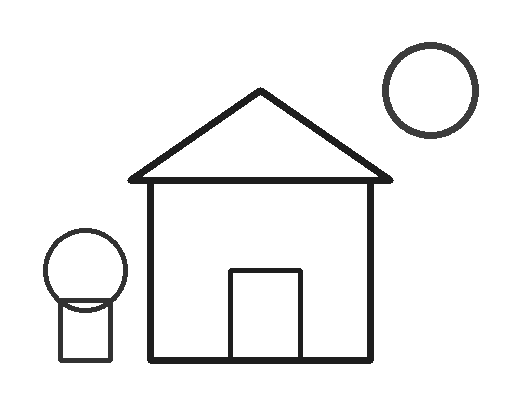
#> input picture examples/sample.png, 520 x 400 px; its folder holds only this picture in this run
$ python -i inkquill.py   (imports and definitions only)
#> lines starting #> are read from the running program, lines starting #| are printed output that depends on the picture; after the words box and inside, x2 and y2 are one past the last pixel; in counts of white or black regions, pixels touching at a corner belong together
#!/usr/bin/env python3
# -*- coding: utf-8 -*-
"""
inkquill.py —— 图片转黑白线稿图（输入 / 输出格式一致）

把 PNG / JPG / JPEG / BMP / WEBP / TIF / TIFF 等常见位图，转成「白底黑线」的
黑白线稿图（位图，保持原格式）。适合做激光切割底图、手绘线稿、简笔画、
印章 / 剪影、漫画线稿、上色底稿等。

四种模式：
  lineart  手绘线稿   —— XDoG 提取线条，白底黑线，最像手绘/描线
  edge     轮廓描线   —— Canny 边缘，勾勒物体边界
  binary   黑白二值   —— 阈值二值化（Otsu / 手动 / 自适应），印章·剪影·漫画感
  gray     灰度       —— 直接转灰度（保留明暗层次）

两种输出色彩：
  纯黑白    最终结果只含黑、白两色（干净的纯线条）
  灰度      保留浅灰过渡（更柔和，像铅笔稿）

用法：
  图形界面：  python inkquill.py
  命令行：    python inkquill.py 图片.png                      # 生成 图片_lineart.png
              python inkquill.py 图片.png -o 线稿.png --mode edge
              python inkquill.py 图片文件夹/ -o 输出目录/       # 批量
              python inkquill.py "*.jpg" --mode binary --invert
              python inkquill.py 扫描件.jpg --mode binary --adaptive

依赖：pip install opencv-python numpy pillow
版本：1.1
"""

from __future__ import annotations

import argparse
import glob
import os
import sys
import time
from concurrent.futures import ProcessPoolExecutor, ThreadPoolExecutor
from dataclasses import dataclass, replace

import numpy as np

# Windows 控制台默认编码是 cp1252 / GBK，直接打印中文会抛 UnicodeEncodeError。
# 这里把标准输出 / 错误流统一改成 UTF-8，保证跨平台（尤其是 GitHub Actions 的 Windows）稳定。
# [5 lines not run here, left out]

try:
    import cv2
except ImportError:  # pragma: no cover
    sys.stderr.write("缺少依赖 opencv-python，请先运行：pip install opencv-python numpy pillow\n")
    raise

try:
    from PIL import Image, ImageOps, ImageTk
except ImportError:  # pragma: no cover
    sys.stderr.write("缺少依赖 pillow，请先运行：pip install opencv-python numpy pillow\n")
    raise


__version__ = "1.1"

SUPPORTED = (".png", ".jpg", ".jpeg", ".jfif", ".bmp", ".webp", ".tif", ".tiff")

MODES = {
    "lineart": "手绘线稿 (XDoG)",
    "edge": "轮廓描线 (Canny)",
    "binary": "黑白二值",
    "gray": "灰度",
}
COLOR_MODES = {
    "binary": "纯黑白",
    "gray": "灰度",
}

# 一键预设：名称 → 参数覆盖（None 表示手动/自定义）
PRESETS = {
    "自定义": None,
    "照片线稿": dict(mode="lineart", color="gray", detail=0.75, dilate=0, blur=0, simplify=12, contrast=1.12),
    "清爽描边": dict(mode="lineart", color="binary", detail=0.7, dilate=0, blur=1, simplify=20),
    "印章剪影": dict(mode="binary", color="binary", auto_thresh=True, adaptive=False, simplify=25, invert=False),
    "扫描文档": dict(mode="binary", color="binary", adaptive=True, simplify=30, invert=False),
    "铅笔素描": dict(mode="lineart", color="gray", detail=0.6, blur=1, simplify=14, contrast=1.2),
}

K3 = np.ones((3, 3), np.uint8)


# ======================================================================
# 参数
# ======================================================================
@dataclass
class Params:
    mode: str = "lineart"           # lineart / edge / binary / gray
    color: str = "binary"           # binary(纯黑白) / gray(灰度)
    detail: float = 0.7             # 细节丰富度 0~1（lineart）
    dilate: int = 0                 # 线条加粗半径 0~3
    blur: int = 0                   # 预柔化去高频噪点 0~5（0/1=关闭）
    simplify: int = 15              # 去噪：剔除小于该面积的碎点（像素面积）
    thresh: int = 128               # 手动阈值（binary，auto=off 且 adaptive=off）
    auto_thresh: bool = True        # binary 用 Otsu 自动阈值
    adaptive: bool = False          # binary 用自适应阈值（光照不均 / 扫描件）
    canny_low: int = 40             # edge 低阈值
    canny_high: int = 120           # edge 高阈值
    contrast: float = 1.0           # 对比度增强 0.5~2.0（gray / lineart 灰度输出）
    invert: bool = False            # 黑白反转（黑底图）
    trim: bool = False              # 自动裁掉四周白边
    margin: int = 0                 # 裁白边后额外留白像素
    max_size: int = 2400            # 处理分辨率最长边上限，0=不限


# ======================================================================
# 图像读写（Pillow 负责 I/O：兼容中文路径、EXIF、多格式）
# ======================================================================
def pil_to_rgb(im: Image.Image) -> np.ndarray:
    """任意 PIL 图像 → RGB ndarray（透明区按白底合成）。"""
    if im.mode in ("RGBA", "LA") or (im.mode == "P" and "transparency" in im.info):
        im = im.convert("RGBA")
        bg = Image.new("RGB", im.size, (255, 255, 255))
        bg.paste(im, mask=im.split()[-1])
        im = bg
    else:
        im = im.convert("RGB")
    return np.array(im)


def load_rgb(path: str) -> np.ndarray:
    """读取图片为 RGB ndarray，自动按 EXIF 校正方向。"""
    im = Image.open(path)
    im = ImageOps.exif_transpose(im)
    return pil_to_rgb(im)


def save_image(arr: np.ndarray, path: str) -> None:
    """保存结果，按目标扩展名选择编码（保持与输入一致）。"""
    ext = os.path.splitext(path)[1].lower()
    im = Image.fromarray(arr)
    if ext in (".jpg", ".jpeg", ".jfif"):
        im.convert("RGB").save(path, quality=95, subsampling=0)
    elif ext == ".png":
        im.save(path)
    elif ext == ".webp":
        im.save(path, quality=95, method=6)
    elif ext in (".tif", ".tiff"):
        im.save(path, compression="tiff_lzw")
    else:
        im.save(path)


# ======================================================================
# 核心算法
# ======================================================================
def to_gray(rgb: np.ndarray) -> np.ndarray:
    return cv2.cvtColor(rgb, cv2.COLOR_RGB2GRAY)


def _presmooth(gray: np.ndarray, blur: int) -> np.ndarray:
    if blur and blur > 1:
        return cv2.GaussianBlur(gray, (0, 0), (blur - 1) * 0.8)
    return gray


# [6 lines left out: function _enhance, not called in this run]


def xdog_lineart(gray: np.ndarray, detail: float = 0.7, blur: int = 0) -> np.ndarray:
    """XDoG（扩展高斯差分）线稿，返回白底黑线灰度图（背景 255，线条偏黑）。"""
    g = _presmooth(gray, blur).astype(np.float32) / 255.0
    detail = float(np.clip(detail, 0.0, 1.0))

    sigma = 0.75 + 0.9 * (1.0 - detail)
    k = 1.6
    gamma = 0.98
    g1 = cv2.GaussianBlur(g, (0, 0), sigma)
    g2 = cv2.GaussianBlur(g, (0, 0), sigma * k)
    dog = g1 - gamma * g2

    # 按幅度归一化，使阈值与图像整体对比度无关（避免整图全白/全黑）
    scale = float(np.percentile(np.abs(dog), 98)) + 1e-8
    d = dog / scale

    eps = -0.03
    p = 6.0 + 16.0 * detail
    res = np.where(d >= eps, 1.0, 1.0 + np.tanh(p * (d - eps)))
    return (np.clip(res, 0.0, 1.0) * 255.0).astype(np.uint8)


# [18 lines left out: functions edge_lineart, binary_image, not called in this run]


def clean_binary(whitebg: np.ndarray, thresh: int = 180, min_area: int = 0, close_k: int = 3) -> np.ndarray:
    """白底黑线图整理成干净纯黑白：阈值提纯 → 闭运算补缝 → 剔除碎点。"""
    lin = (whitebg < thresh).astype(np.uint8)
    if close_k and close_k > 1:
        lin = cv2.morphologyEx(lin, cv2.MORPH_CLOSE, np.ones((close_k, close_k), np.uint8))
    if min_area and min_area > 0:
        n, lab, stats, _ = cv2.connectedComponentsWithStats(lin, 8)
        if n > 1:
            keep = np.zeros_like(lin)
            for i in range(1, n):
                if stats[i, cv2.CC_STAT_AREA] >= min_area:
                    keep[lab == i] = 1
            lin = keep
    return np.where(lin > 0, 0, 255).astype(np.uint8)


def _dilate_lines(img: np.ndarray, iters: int) -> np.ndarray:
    if iters <= 0:
        return img
    dark = cv2.dilate(255 - img, K3, iterations=int(iters))
    return (255 - dark).astype(np.uint8)


# [12 lines left out: function trim_white, not called in this run]


def _to_bw(img: np.ndarray) -> np.ndarray:
    return np.where(img < 128, 0, 255).astype(np.uint8)


# ======================================================================
# 单张处理
# ======================================================================
def process_rgb(rgb: np.ndarray, p: Params) -> np.ndarray:
    """对 RGB 数组跑完整流程，返回结果数组（灰度或纯黑白）。"""
    gray = to_gray(rgb)
    h, w = gray.shape[:2]

    scale = 1.0
    if p.max_size and max(h, w) > p.max_size:
        scale = p.max_size / float(max(h, w))
        gray = cv2.resize(gray, (max(1, round(w * scale)), max(1, round(h * scale))),
                          interpolation=cv2.INTER_AREA)

    if p.mode == "lineart":
        res = xdog_lineart(gray, p.detail, p.blur)
        if p.color == "binary":
            res = clean_binary(res, thresh=180, min_area=p.simplify, close_k=3)
        else:
            res = _enhance(res, p.contrast)
        res = _dilate_lines(res, p.dilate)

    elif p.mode == "edge":
        res = edge_lineart(gray, p.canny_low, p.canny_high, p.blur)
        if p.color == "binary":
            res = clean_binary(res, thresh=128, min_area=p.simplify, close_k=0)
        res = _dilate_lines(res, p.dilate)

    elif p.mode == "binary":
        res = binary_image(gray, p.thresh, p.auto_thresh, p.blur, p.adaptive)
        if p.simplify > 0:
            res = clean_binary(res, thresh=128, min_area=p.simplify, close_k=0)

    else:  # gray
        res = _enhance(gray, p.contrast)
        if p.color == "binary":
            res = clean_binary(res, thresh=128, min_area=p.simplify, close_k=0)

    if p.invert:
        res = 255 - res

    if p.color == "binary":
        res = _to_bw(res)

    if scale != 1.0:
        interp = cv2.INTER_NEAREST if p.color == "binary" else cv2.INTER_LINEAR
        res = cv2.resize(res, (w, h), interpolation=interp)

    if p.trim:
        res = trim_white(res, margin=p.margin)

    return res


def output_path_for(src: str, out, is_batch: bool, suffix: str = "_lineart") -> str:
    stem, ext = os.path.splitext(os.path.basename(src))
    if out is None:
        return os.path.join(os.path.dirname(src), stem + suffix + ext)
    if not is_batch and os.path.splitext(out)[1]:
        return out
    os.makedirs(out, exist_ok=True)
    return os.path.join(out, stem + suffix + ext)


def convert_file(src: str, dst: str, p: Params, force: bool = True) -> str:
    try:
        if os.path.exists(dst) and not force:
            return "skip"
        rgb = load_rgb(src)
        res = process_rgb(rgb, p)
        if res is None or res.size == 0:
            return "empty"
        save_image(res, dst)
        return "ok"
    except Exception as e:  # noqa
        return "error: %s" % e


def gather_inputs(items) -> list:
    files = []
    for it in items:
        if os.path.isdir(it):
            for name in sorted(os.listdir(it)):
                fp = os.path.join(it, name)
                if os.path.isfile(fp) and name.lower().endswith(SUPPORTED):
                    files.append(fp)
        elif any(ch in it for ch in "*?["):
            for fp in sorted(glob.glob(it)):
                if os.path.isfile(fp) and fp.lower().endswith(SUPPORTED):
                    files.append(fp)
        elif os.path.isfile(it):
            files.append(it)
        else:
            sys.stderr.write("跳过（找不到）：%s\n" % it)
    return files


# ======================================================================
# 命令行
# ======================================================================
def _process_one(job):
    src, dst, p, force = job
    return src, convert_file(src, dst, p, force)


def run_cli(argv) -> int:
    ap = argparse.ArgumentParser(
        prog="inkquill",
        description="图片转黑白线稿图（输入输出格式一致）",
        formatter_class=argparse.ArgumentDefaultsHelpFormatter,
    )
    ap.add_argument("inputs", nargs="*", help="图片 / 目录 / 通配符，可多个；留空则打开图形界面")
    ap.add_argument("-o", "--output", default=None, help="输出文件（单张）或输出目录")
    ap.add_argument("--mode", choices=list(MODES), default="lineart", help="转换模式")
    ap.add_argument("--color", choices=list(COLOR_MODES), default="binary", help="输出色彩")
    ap.add_argument("--preset", choices=[k for k, v in PRESETS.items() if v], default=None,
                    help="套用预设（会覆盖相关参数）")
    ap.add_argument("--detail", type=float, default=0.7, help="细节丰富度 0~1（lineart）")
    ap.add_argument("--dilate", type=int, default=0, help="线条加粗半径 0~3")
    ap.add_argument("--blur", type=int, default=0, help="预柔化去噪 0~5（0/1=关闭）")
    ap.add_argument("--simplify", type=int, default=15, help="去噪：剔除小于该像素面积的碎点")
    ap.add_argument("--thresh", type=int, default=128, help="手动阈值（binary）")
    ap.add_argument("--auto", dest="auto_thresh", action="store_true", help="binary 用 Otsu 自动阈值")
    ap.add_argument("--no-auto", dest="auto_thresh", action="store_false", help="binary 用手动阈值")
    ap.add_argument("--adaptive", action="store_true", help="binary 用自适应阈值（扫描件/光照不均）")
    ap.add_argument("--canny-low", type=int, default=40, help="edge 低阈值")
    ap.add_argument("--canny-high", type=int, default=120, help="edge 高阈值")
    ap.add_argument("--contrast", type=float, default=1.0, help="对比度增强 0.5~2.0")
    ap.add_argument("--invert", action="store_true", help="黑白反转（黑底图用）")
    ap.add_argument("--trim", action="store_true", help="自动裁掉四周白边")
    ap.add_argument("--margin", type=int, default=0, help="裁白边后额外留白像素")
    ap.add_argument("--suffix", default="_lineart", help="输出文件名后缀")
    ap.add_argument("--max-size", type=int, default=2400, help="处理分辨率最长边上限，0=不限")
    ap.add_argument("-f", "--force", dest="force", action="store_true", help="覆盖已存在输出")
    ap.add_argument("--no-overwrite", dest="force", action="store_false", help="已存在则跳过")
    ap.add_argument("-j", "--jobs", type=int, default=0, help="批量并发进程数，0=自动")
    ap.add_argument("--gui", choices=["auto", "qt", "tk"], default="auto",
                    help="图形界面后端（无输入参数启动界面时生效；默认自动：优先 Qt）")
    ap.add_argument("--version", action="version", version="inkquill %s" % __version__)
    ap.set_defaults(auto_thresh=True, force=True)

    a = ap.parse_args(argv)
    if not a.inputs:
        return launch_gui(backend=a.gui)

    p = Params(mode=a.mode, color=a.color, detail=a.detail, dilate=a.dilate, blur=a.blur,
               simplify=a.simplify, thresh=a.thresh, auto_thresh=a.auto_thresh,
               adaptive=a.adaptive, canny_low=a.canny_low, canny_high=a.canny_high,
               contrast=a.contrast, invert=a.invert, trim=a.trim, margin=a.margin,
               max_size=a.max_size)
    if a.preset and PRESETS.get(a.preset):
        for k, v in PRESETS[a.preset].items():
            setattr(p, k, v)

    files = gather_inputs(a.inputs)
    if not files:
        sys.stderr.write("没有找到可处理的图片。\n")
        return 2

    is_batch = len(files) > 1
    jobs = [(src, output_path_for(src, a.output, is_batch, a.suffix), p, a.force) for src in files]

    if len(jobs) > 1 and a.jobs != 1:
        workers = a.jobs if a.jobs and a.jobs > 0 else min(os.cpu_count() or 4, 8)
        with ProcessPoolExecutor(max_workers=workers) as ex:
            results = list(ex.map(_process_one, jobs))
    else:
        results = [_process_one(j) for j in jobs]
#> in load_rgb, im is the input picture: PIL image 520x400 RGB; min 30, max 255, mean 240.9
#> in xdog_lineart, `g1 = cv2.GaussianBlur(g, (0, 0), sigma)`:
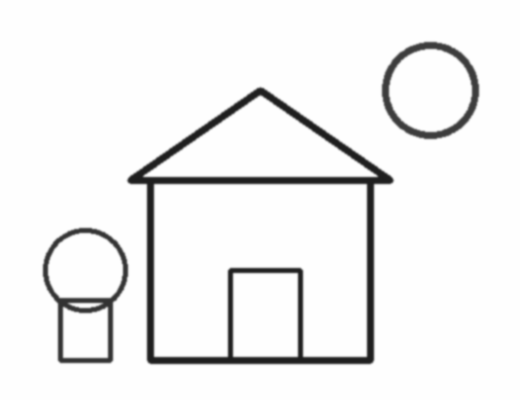
#> g1: shape (400, 520) float32; min 0.118, max 1, mean 0.945
#> in xdog_lineart, `g2 = cv2.GaussianBlur(g, (0, 0), sigma * k)`:
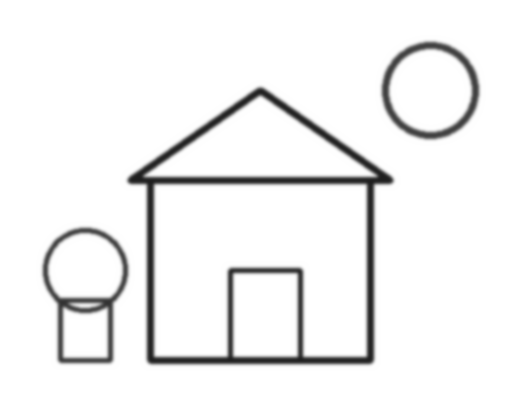
#> g2: shape (400, 520) float32; min 0.118, max 1, mean 0.945
#> in xdog_lineart, `dog = g1 - gamma * g2`:
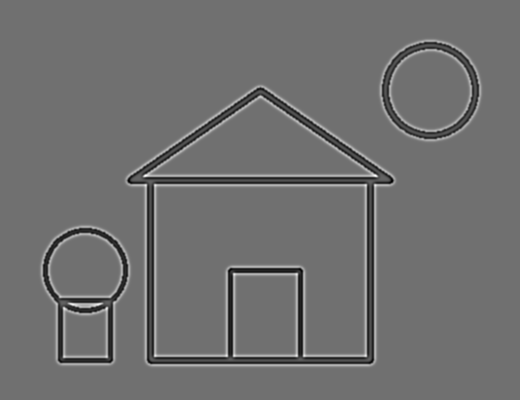
#> dog: shape (400, 520) float32; min -0.14, max 0.222, mean 0.0189; drawn with min black and max white
#> in xdog_lineart, `scale = float(np.percentile(np.abs(dog), 98)) + 1e-8`: scale = 0.103
#> in xdog_lineart, `res = np.where(d >= eps, 1.0, 1.0 + np.tanh(p * (d - eps)))`:
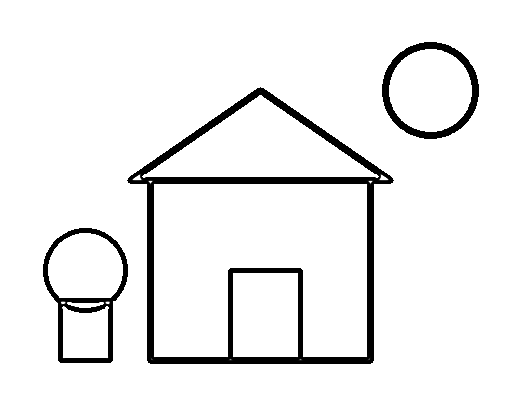
#> res: shape (400, 520) float32; min 0, max 1, mean 0.936
#> in clean_binary, `lin = (whitebg < thresh).astype(np.uint8)`:
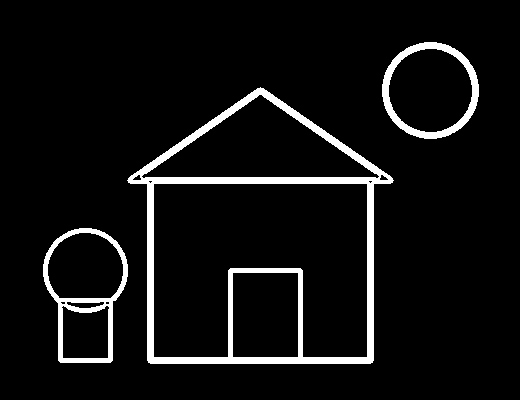
#> lin: shape (400, 520); values 0 (black) and 1 (white), 6.4% white; 3 white regions, box (x1, y1, x2, y2) and area: (127, 87, 394, 364) 9161, (43, 228, 128, 363) 2249, (382, 42, 479, 139) 1978
#> in clean_binary, `lin = cv2.morphologyEx(lin, cv2.MORPH_CLOSE, np.ones((close_k, close_k..`: lin: shape (400, 520); values 0 (black) and 1 (white), 6.5% white; 3 white regions, box (x1, y1, x2, y2) and area: (127, 87, 394, 364) 9193, (43, 228, 128, 363) 2272, (382, 42, 479, 139) 1978
#> in clean_binary, `n, lab, stats, _ = cv2.connectedComponentsWithStats(lin, 8)`:
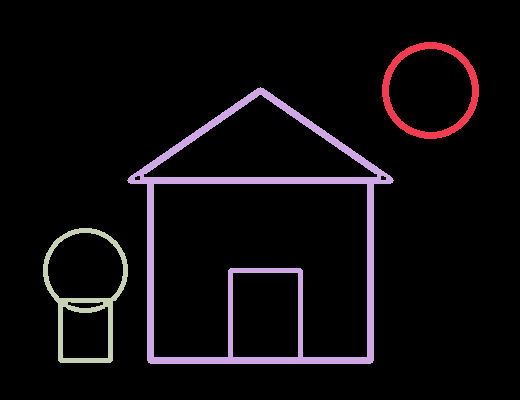
#> lab: shape (400, 520) int32; 4 distinct labels, from 0 to 3; one colour per label, 0 black
#> in clean_binary, `n, lab, stats, _ = cv2.connectedComponentsWithStats(lin, 8)`: n = 4; stats = [[0, 0, 520, 400, 194557], [382, 42, 97, 97, 1978], [127, 87, 267, 277, 9193], [43, 228, 85, 135, 2272]]

    n_ok = n_fail = 0
    for src, status in results:
        if status == "ok":
            n_ok += 1
            print("[完成] %s" % src)
        elif status == "skip":
            print("[跳过] 已存在：%s" % src)
        elif status == "empty":
            n_fail += 1
            print("[空结果] %s（试试换模式，或调 --thresh / --invert）" % src)
        else:
            n_fail += 1
            print("[失败] %s -> %s" % (src, status))

    print("—— 共 %d 张，成功 %d，失败 %d ——" % (len(files), n_ok, n_fail))
    return 0 if n_fail == 0 else 1


# ======================================================================
# 图形界面
# ======================================================================
# [6 lines left out: function _qt_available, not called in this run]


_QT_QSS = """
QWidget { font-size: 13px; }
QGroupBox { border:1px solid #dcdcdc; border-radius:8px; margin-top:12px; padding:8px 8px 4px 8px; }
QGroupBox::title { subcontrol-origin: margin; left:10px; padding:0 4px; color:#555; }
QPushButton { background:#f6f6f6; border:1px solid #d0d0d0; border-radius:8px; padding:7px 12px; }
QPushButton:hover { background:#ededed; }
QPushButton:pressed { background:#e2e2e2; }
QPushButton#primary { background:#5b8def; color:#ffffff; border:1px solid #5b8def; font-weight:600; }
QPushButton#primary:hover { background:#4a7de0; border-color:#4a7de0; }
QPushButton#primary:pressed { background:#3f6fce; }
QComboBox, QListWidget { border:1px solid #d0d0d0; border-radius:6px; padding:3px; background:white; }
QSlider::groove:horizontal { height:4px; background:#dddddd; border-radius:2px; }
QSlider::sub-page:horizontal { background:#5b8def; border-radius:2px; }
QSlider::handle:horizontal { width:14px; margin:-6px 0; background:#5b8def; border-radius:7px; }
"""


# [951 lines left out: functions _run_qt_gui, launch_gui, _run_tk_gui, _selftest, not called in this run]


def main(argv=None) -> int:
    argv = list(sys.argv[1:] if argv is None else argv)
    if argv and argv[0] == "--selftest":
        return _selftest()
    if argv and argv[0] == "--gui-selftest":
        return launch_gui(test=True)
    return run_cli(argv)


# [2 lines not run here, left out]

>>> result = main()
